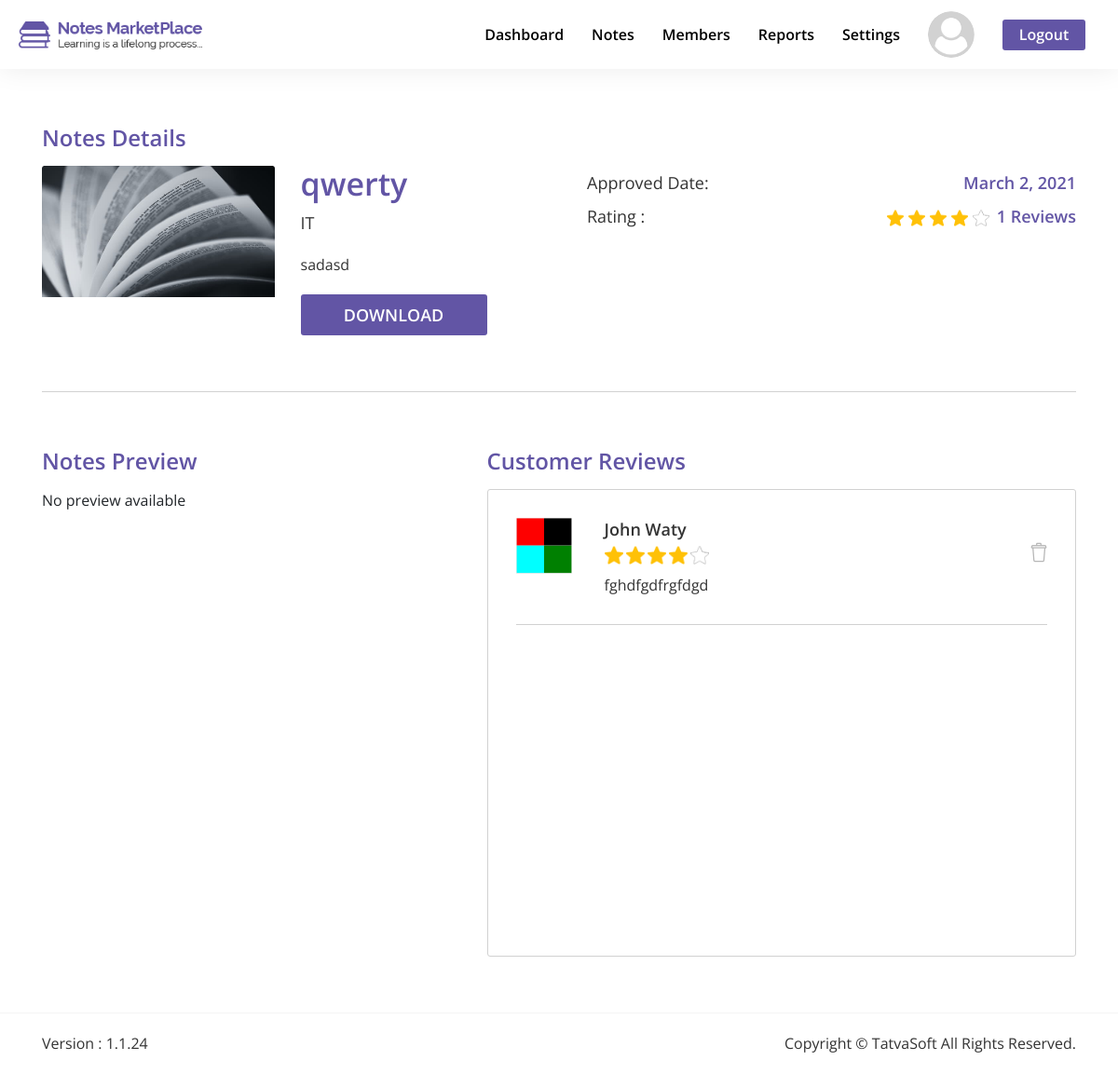
The app's page /Admin/html/note-details.php?note_id=502 (signed in) with its own data.
### tables this page shows
CREATE TABLE `system_configuration` (
  `SysConfigID` int(11) NOT NULL,
  `Key` varchar(100) NOT NULL,
  `Value` mediumtext NOT NULL,
  `CreatedDate` datetime DEFAULT current_timestamp(),
  `CreatedBy` int(11) DEFAULT NULL,
  `ModifiedDate` datetime DEFAULT NULL ON UPDATE current_timestamp(),
  `ModifiedBy` int(11) DEFAULT NULL,
  `IsActive` bit(1) NOT NULL DEFAULT b'1'
);

CREATE TABLE `seller_notes` (
  `NoteID` int(11) NOT NULL,
  `SellerID` int(11) NOT NULL,
  `Status` int(11) NOT NULL,
  `ActionedBy` int(11) DEFAULT NULL,
  `AdminRemarks` mediumtext DEFAULT NULL,
  `PublishedDate` datetime DEFAULT NULL,
  `Title` varchar(100) NOT NULL,
  `Category` int(11) NOT NULL,
  `DisplayPicture` varchar(500) DEFAULT NULL,
  `NoteType` int(11) DEFAULT NULL,
  `NumberOfPages` int(11) DEFAULT NULL,
  `Description` mediumtext NOT NULL,
  `UniversityName` varchar(200) DEFAULT NULL,
  `Country` int(11) DEFAULT NULL,
  `Course` varchar(100) DEFAULT NULL,
  `CourseCode` varchar(100) DEFAULT NULL,
  `Professor` varchar(100) DEFAULT NULL,
  `IsPaid` bit(1) NOT NULL,
  `SellingPrice` decimal(10,0) DEFAULT NULL,
  `NotesPreview` mediumtext DEFAULT NULL,
  `CreatedDate` datetime DEFAULT current_timestamp(),
  `CreatedBy` int(11) DEFAULT NULL,
  `ModifiedDate` datetime DEFAULT NULL ON UPDATE current_timestamp(),
  `ModifiedBy` int(11) DEFAULT NULL,
  `IsActive` bit(1) NOT NULL DEFAULT b'1'
);

CREATE TABLE `note_categories` (
  `CategoryID` int(11) NOT NULL,
  `Name` varchar(100) NOT NULL,
  `Description` mediumtext NOT NULL,
  `CreatedDate` datetime DEFAULT current_timestamp(),
  `CreatedBy` int(11) DEFAULT NULL,
  `ModifiedDate` datetime DEFAULT NULL ON UPDATE current_timestamp(),
  `ModifiedBy` int(11) DEFAULT NULL,
  `IsActive` bit(1) NOT NULL DEFAULT b'1'
);

CREATE TABLE `seller_notes_reviews` (
  `ReviewID` int(11) NOT NULL,
  `NoteID` int(11) NOT NULL,
  `ReviewedBy` int(11) NOT NULL,
  `AgainstDownloadID` int(11) NOT NULL,
  `Ratings` decimal(10,0) NOT NULL,
  `Comments` mediumtext NOT NULL,
  `CreatedDate` datetime DEFAULT current_timestamp(),
  `CreatedBy` int(11) DEFAULT NULL,
  `ModifiedDate` datetime DEFAULT NULL ON UPDATE current_timestamp(),
  `ModifiedBy` int(11) DEFAULT NULL,
  `IsActive` bit(1) NOT NULL DEFAULT b'1'
);

CREATE TABLE `user_profile` (
  `ProfileID` int(11) NOT NULL,
  `UserID` int(11) NOT NULL,
  `DOB` date DEFAULT NULL,
  `Gender` int(11) DEFAULT NULL,
  `SecondaryEmail` varchar(100) DEFAULT NULL,
  `CountryCode` varchar(5) NOT NULL,
  `PhoneNumber` varchar(20) NOT NULL,
  `ProfilePicture` varchar(500) DEFAULT NULL,
  `AddressLine1` varchar(100) NOT NULL,
  `AddressLine2` varchar(100) NOT NULL,
  `City` varchar(50) NOT NULL,
  `State` varchar(50) NOT NULL,
  `ZipCode` varchar(50) NOT NULL,
  `Country` varchar(50) NOT NULL,
  `University` varchar(100) DEFAULT NULL,
  `College` varchar(100) DEFAULT NULL,
  `CreatedDate` datetime DEFAULT current_timestamp(),
  `CreatedBy` int(11) DEFAULT NULL,
  `ModifiedDate` datetime DEFAULT NULL ON UPDATE current_timestamp(),
  `ModifiedBy` int(11) DEFAULT NULL
);

CREATE TABLE `users` (
  `UserID` int(11) NOT NULL,
  `RoleID` int(11) NOT NULL DEFAULT 3,
  `FirstName` varchar(50) NOT NULL,
  `LastName` varchar(50) NOT NULL,
  `EmailID` varchar(100) NOT NULL,
  `Password` varchar(24) NOT NULL,
  `IsEmailVerified` bit(1) NOT NULL DEFAULT b'0',
  `CreatedDate` datetime DEFAULT current_timestamp(),
  `CreatedBy` int(11) DEFAULT NULL,
  `ModifiedDate` datetime DEFAULT NULL ON UPDATE current_timestamp(),
  `ModifiedBy` int(11) DEFAULT NULL,
  `IsActive` bit(1) NOT NULL DEFAULT b'1'
);

### Admin/html/note-details.php (the view, shortened to what the rows shown need)
<?php include "../includes/head.php"; ?>
<body>
    <section id="note-detail">
        <div class="only-white-nav extra-style-nav only-white-nav-with-mb">
            <header class="site-header">
                <div class="header-wrapper">
                    <div class="navigation-wrapper">
                        <nav class="main-nav">
                            <ul class="menu-navigation">
                                <li class="logged-in-user-photo-li">
                                    <div class="dropdown user-picture-dropdown">
                                        <a href="#" role="button" id="dropdownMenuLink" data-toggle="dropdown" aria-haspopup="true" aria-expanded="false">
                                            <div class="logged-in-user-photo">
                                                <img src="<?php echo $user_dp_path; ?>" alt="User Photo" class="rounded-circle">
                                            </div>
                                        </a>
                                    </div>
                                </li>
                            </ul>
                        </nav>
                    </div>
                </div>
            </header>
        </div>
        <?php
        if (isset($_GET['note_id'])) {
            $NoteID = $_GET['note_id'];
            $get_note_details = "SELECT SellerID, DATE_FORMAT(PublishedDate, '%M %e, %Y') as PublishedDate, Title, Category, DisplayPicture, NoteType, NumberOfPages, Description, UniversityName, Country, Course, CourseCode, Professor, IsPaid, SellingPrice, NotesPreview FROM seller_notes WHERE NoteID = {$NoteID} ";
            $get_note_details_query = mysqli_query($connection, $get_note_details);
            $note_details_row = mysqli_fetch_assoc($get_note_details_query);
            $NoteDP = $note_details_row['DisplayPicture'];
            if ($NoteDP != null) {
                $NoteDP_path = $NoteDP;
            } else {
                $get_default_dp = mysqli_query($connection, "SELECT * FROM system_configuration c WHERE c.Key = 'DefaultNoteDisplayPicture' ");
                $get_default_dp_path = mysqli_fetch_assoc($get_default_dp)['Value'];
                $NoteDP_path = $get_default_dp_path;
            }
            $NoteTitle = $note_details_row['Title'];
            $NoteCategoryID = $note_details_row['Category'];
            $NoteCategory = mysqli_fetch_assoc(mysqli_query($connection, "SELECT Name From note_categories WHERE CategoryID = {$NoteCategoryID}"))['Name'];
            $NoteDesc = $note_details_row['Description'];
            $NoteIsPaid = $note_details_row['IsPaid'];
            if ($NoteIsPaid == 0) {
                $NoteSellingPrice = '';
            } else {
                $NoteSellingPrice = " / $" . $note_details_row['SellingPrice'];
            }
            $get_attachments = "SELECT * FROM seller_notes_attachements WHERE NoteID = {$NoteID} AND IsActive = 1 ";
            $get_attachments_query = mysqli_query($connection, $get_attachments);
            $get_attachments_count = mysqli_num_rows($get_attachments_query);
            $get_attachments_row = mysqli_fetch_assoc($get_attachments_query);
            if ($get_attachments_count == 1) {
                $attachment_file_link = $get_attachments_row['FilePath'];
            } else {
                foreach ($get_attachments_query as $get_attachments_row) {
                    $attachment_file_link = $get_attachments_row['FilePath'];
                    echo "<a class='{$NoteID}' href='{$attachment_file_link}' download></a>";
                }
            }
        }
        ?>
        <div class="container">
            <div class="content-box-lg with-bottom-border">
                <div class="row no-gutters">
                    <div class="col-lg-6 col-md-6 col-sm-12 col-12 note-details-left">
                        <div class="row no-gutters">
                            <div class="col-lg-6 col-md-6 col-sm-6 col-12"><img class="note-img-full img-fluid" src="<?php echo $NoteDP_path; ?>" alt=""></div>
                            <div class="col-lg-6 col-md-6 col-sm-6 col-12">
                                <div class="note-desc-box">
                                    <p class="note-name"><?php echo $NoteTitle; ?></p>
                                    <p class="note-type-genre"><?php echo $NoteCategory; ?></p>
                                    <p class="note-desc"><?php echo $NoteDesc; ?></p>
                                    <?php if ($get_attachments_count == 1) { ?>
                                        <a href="<?php echo $attachment_file_link; ?>" class="btn btn-general btn-purple" download>Download<?php echo $NoteSellingPrice; ?></a>
                                    <?php } else { ?>
                                        <a id='<?php echo $NoteID; ?>' href="" class="download-all-notes-link btn btn-general btn-purple">Download<?php echo $NoteSellingPrice; ?></a>
                                    <?php } ?>
                                </div>
                            </div>
                        </div>
                    </div>
                </div>
            </div>
        </div>
        <div class="container">
            <div class="content-box-lg">
                <div class="row no-gutters">
                    <div class="col-lg-7 col-md-7 col-sm-12 col-12">
                        <div class="customer-review-box">
                            <?php
                            $get_reviews = "SELECT * FROM seller_notes_reviews WHERE NoteID = {$NoteID} AND IsActive = 1 ORDER BY Ratings DESC ";
                            $get_reviews_query = mysqli_query($connection, $get_reviews);
                            $total_reviews_count = mysqli_num_rows($get_reviews_query);
                            if ($total_reviews_count != 0) {
                            ?>
                                <div class="customer-reviews-div">
                                    <?php
                                    while ($get_reviews_row = mysqli_fetch_assoc($get_reviews_query)) {
                                        $ReviewID = $get_reviews_row['ReviewID'];
                                        $ReviewerRatings = $get_reviews_row['Ratings'];
                                        $ReviewerComments = $get_reviews_row['Comments'];
                                        $ReviewerID = $get_reviews_row['ReviewedBy'];
                                        $get_reviewer = "SELECT * FROM users WHERE UserID = {$ReviewerID} ";
                                        $get_reviewer_query = mysqli_query($connection, $get_reviewer);
                                        $get_reviewer_row = mysqli_fetch_assoc($get_reviewer_query);
                                        $ReviewerFullName = $get_reviewer_row['FirstName'] . " " . $get_reviewer_row['LastName'];
                                        $get_reviewer_dp = "SELECT * FROM user_profile WHERE UserID = {$ReviewerID} ";
                                        $get_reviewer_dp_query = mysqli_query($connection, $get_reviewer_dp);
                                        $get_default_dp = mysqli_query($connection, "SELECT * FROM system_configuration c WHERE c.Key = 'DefaultMemberDisplayPicture' ");
                                        $get_default_dp_path = mysqli_fetch_assoc($get_default_dp)['Value'];
                                        if (mysqli_num_rows($get_reviewer_dp_query) == 0) {
                                            $ReviewerDP_path = $get_default_dp_path;
                                        } else {
                                            $get_reviewer_dp_row = mysqli_fetch_assoc($get_reviewer_dp_query);
                                            $ReviewerDP_path = $get_reviewer_dp_row['ProfilePicture'];
                                        }
                                    ?>
                                        <div class="customer-review-tile">
                                            <div class="row no-gutters">
                                                <div class="col-lg-2 col-md-3 col-sm-2 col-12">
                                                    <img class="reviewer-photo" src="<?php echo $ReviewerDP_path; ?>" alt="">
                                                </div>
                                                <div class="col-lg-10 col-md-9 col-sm-10 col-12">
                                                    <p class="reviewer-name"><?php echo $ReviewerFullName; ?></p>
                                                    <p class="reviewer-rating">
                                                        <span>
                                                            <?php
                                                            for ($i = 0; $i < $ReviewerRatings; $i++) {
                                                                echo "<img src='../images/notes-detail/star.png'>";
                                                            }
                                                            for ($j = 0; $j < (5 - $ReviewerRatings); $j++) {
                                                                echo "<img src='../images/notes-detail/star-white.png'>";
                                                            }
                                                            ?>
                                                        </span>
                                                        <a class="delete-review-link" href="" rel="note-details.php?r_id=<?php echo $ReviewID; ?>-<?php echo $NoteID; ?>" data-toggle="modal" data-target="#deleteNoteReviewModal">
                                                            <img class="delete-review-img" src="../images/Dashboard/delete.png" style="float: right;">
                                                        </a>
                                                    </p>
                                                    <p class="reviewer-text"><?php echo $ReviewerComments; ?></p>
                                                </div>
                                            </div>
                                        </div>
                                        <div class="customer-review-tile-border-bottom"></div>
                                    <?php } ?>
                                </div>
                            <?php } else {
                                echo "<p>No reviews.</p>";
                            } ?>
                        </div>
                    </div>
                </div>
            </div>
        </div>
    </section>
</body>
</html>

### records on screen
system_configuration: Value (placeholder picture)
system_configuration: Value (placeholder picture)
seller_notes: Title "qwerty", Category.Name "IT", Description "sadasd"
seller_notes_reviews: user_profile.ProfilePicture (picture), ReviewedBy.LastName "John Waty", Ratings 4 (drawn), Comments "fghdfgdfrgfdgd"

### other values on screen
$NoteApprovedDate "March 2, 2021"
$total_note_reviews "1"
